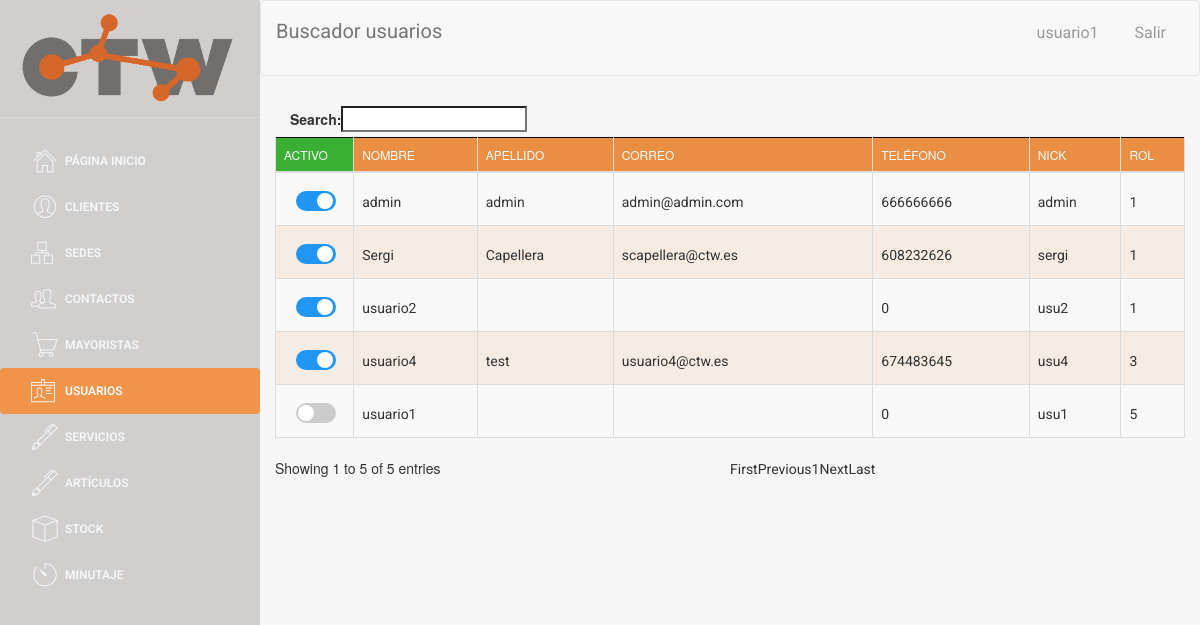
Page /buscador/buscador_usuarios.php (signed in) on the committed database.
### tables this page shows
CREATE TABLE `USUARIO` (
  `ID_USUARIO` int(4) NOT NULL,
  `nombre` varchar(40) NOT NULL,
  `apellido` varchar(40) NOT NULL,
  `correo` varchar(40) NOT NULL,
  `telefono` int(9) NOT NULL,
  `user` varchar(20) NOT NULL,
  `password` varchar(50) NOT NULL,
  `rol` int(1) NOT NULL,
  `activo` tinyint(1) NOT NULL,
  `imagen` varchar(30) DEFAULT NULL,
  `asignador` tinyint(2) NOT NULL DEFAULT '0'
);

### web/assets/php/selects.php (called while the page is built, shortened)
<?php
function select_all_usuario()
{
    $conn = connect();
    $sql = "SELECT *
    FROM USUARIO
    ORDER BY nombre asc";
    $data = $conn->query($sql);
    return $data;
}

### web/buscador/buscador_usuarios.php (the view, shortened to what this page needs)
    <!doctype html>
<?php
include('../assets/php/selects.php');
include('../assets/php/functions.php');
if($_SESSION["login_done"]==true){
?>
<html lang="en">
<head>
</head>
<body>
<div class="wrapper">
    <div class="sidebar">
        <div class="sidebar-wrapper">
        </div>
    </div>
    <div class="main-panel">
        <nav class="navbar navbar-default navbar-fixed">
            <div class="container-fluid">
                <div class="navbar-header">
                <a class="navbar-brand">Buscador usuarios</a>
            </div>
            <div class="collapse navbar-collapse">
            </div>
        </div>
        </nav>
        <div class="content">
            <div class="container-fluid">
                <div class="row">
                    <div >
                        <div >
                                <table id="buscador_usuario" class="table table-striped table-bordered">
                                    <thead>
                                        <tr>
                                            <th style="background-color: #39AF33; width: 30px;">Activo</th>
                                            <th>Nombre</th>
                                            <th>Apellido</th>
                                            <th>Correo</th>
                                            <th>Teléfono</th>
                                            <th>Nick</th>
                                            <th>Rol</th>
                                        </tr>
                                    </thead>
                                    <tbody>
                                        <?php
                                            $data = select_all_usuario();
                                            if ($data->num_rows > 0) {
                                                 while($row = $data->fetch_assoc()) {
                                                    $pk = $row['ID_USUARIO'];
                                        ?>
                                                    <tr>
                                                        <?php checkbox_usuarios($row['activo'],$row['ID_USUARIO']  )?>
                                                        <td><label style="margin-top: 11px;"><a href="#" class="nombre" data-pk=<?php echo "\"$pk\""; ?>><?php echo $row['nombre']?> </a></label></td>
                                                        <td><label style="margin-top: 11px;"><a href="#" class="apellido" data-pk=<?php echo "\"$pk\""; ?>><?php echo $row['apellido']?> </a></label></td>
                                                        <td><label style="margin-top: 11px;"><a href="#" class="correo" data-pk=<?php echo "\"$pk\""; ?>><?php echo $row['correo']?> </a></label></td>
                                                        <td><label style="margin-top: 11px;"><a href="#" class="telefono" data-pk=<?php echo "\"$pk\""; ?>><?php echo $row['telefono']?> </a></label></td>
                                                        <td><label style="margin-top: 11px;"><a href="#" class="user" data-pk=<?php echo "\"$pk\""; ?>><?php echo $row['user']?> </a></label></td>
                                                        <td><label style="margin-top: 11px;"><a href="#" class="rol" data-pk=<?php echo "\"$pk\""; ?>><?php echo $row['rol']?> </a></label></td>
                                                    </tr>
                                        <?php
                                                 }
                                            } else {
                                                 echo "0 results";
                                            }
                                        ?>
                                    </tbody>
                                </table>
                        </div>
                    </div>
                </div>
            </div>
        </div>
    </div>
</div>
</body>
</html>
<?php
}else{
    echo "false";
    header("location:../index.php");
}
?>

### web/assets/php/functions.php (shortened to what this page needs)
<html>
    <?php
function checkbox_usuarios($activo, $ID_USUARIO)
{
    if ($activo == 0) {
        echo "<td><label style=\"margin-top: 10px; margin-left:12px;\" class=\"switcha\" ><a class=\"checkbox_activo\">&nbsp;0</a><input  type=\"checkbox\" onchange=\" onchange_usuario('$ID_USUARIO', $activo)\"><div  class=\"slider rounda\"></div></label></td>";
    } else {
        echo "<td><label style=\"margin-top: 10px; margin-left:12px;\" class=\"switcha\"><a  class=\"checkbox_activo\">&nbsp;1</a><input  type=\"checkbox\" checked onchange=\" onchange_usuario('$ID_USUARIO', $activo)\" ><div  class=\"slider rounda\"></div></label></td>";
    }
}
?>
</html>

### web/assets/css/micss.css (style rules this page uses)
.switcha { position: relative; display: inline-block; width: 40px; height: 20px; }
.slider { position: absolute; cursor: pointer; top: 0; left: 0; right: 0; bottom: 0; background-color: #ccc; -webkit-transition: .4s; transition: .4s; }
.slider:before { position: absolute; content: ""; height: 16px; width: 16px; left: 2px; bottom: 2px; background-color: white; -webkit-transition: .4s; transition: .4s; }
input:checked + .slider { background-color: #2196F3; }
input:checked + .slider:before { -webkit-transform: translateX(1px); -ms-transform: translateX(10px); transform: translateX(19px); }
.slider.rounda { border-radius: 34px; }
.slider.rounda:before { border-radius: 50%; }

### web/assets/css/table_editor.css (style rules this page uses)
a, a:hover { color: #000; }

### web/assets/css/table.css (style rules this page uses)
table { border: none; }
table thead, table tfoot { background-color: #e98e42; border: 1px solid black; }
table tr.even { background-color: rgba(233, 142, 66, 0.11); }
table tr.odd, table tr.even { transition: all .2s ease; }
a, a:hover { color: #000; }

### rows in the picture
usuario: nombre "admin", apellido "admin", correo "admin@admin.com", telefono "666666666", user "admin", rol "1"
usuario: nombre "Sergi", apellido "Capellera", correo "scapellera@ctw.es", telefono "608232626", user "sergi", rol "1"
usuario: nombre "usuario1", telefono "0", user "usu1", rol "5"
usuario: nombre "usuario2", telefono "0", user "usu2", rol "1"
usuario: nombre "usuario4", apellido "test", correo "usuario4@ctw.es", telefono "674483645", user "usu4", rol "3"
